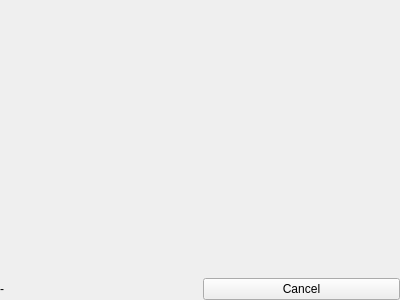
<?xml version="1.0" encoding="UTF-8"?>
<ui version="4.0">
 <class>CProgressHistoryGuiComp</class>
 <widget class="QWidget" name="CProgressHistoryGuiComp">
  <property name="geometry">
   <rect>
    <x>0</x>
    <y>0</y>
    <width>400</width>
    <height>300</height>
   </rect>
  </property>
  <property name="windowTitle">
   <string>Form</string>
  </property>
  <layout class="QVBoxLayout" name="verticalLayout">
   <property name="margin">
    <number>0</number>
   </property>
   <item>
    <widget class="QWidget" name="DiagramFrame" native="true">
     <property name="sizePolicy">
      <sizepolicy hsizetype="Preferred" vsizetype="MinimumExpanding">
       <horstretch>0</horstretch>
       <verstretch>0</verstretch>
      </sizepolicy>
     </property>
     <layout class="QVBoxLayout" name="verticalLayout_2">
      <property name="margin">
       <number>0</number>
      </property>
     </layout>
    </widget>
   </item>
   <item>
    <layout class="QHBoxLayout" name="horizontalLayout">
     <item>
      <widget class="QLabel" name="DescriptionLabel">
       <property name="text">
        <string>-</string>
       </property>
      </widget>
     </item>
     <item>
      <widget class="QPushButton" name="CancelButton">
       <property name="text">
        <string>Cancel</string>
       </property>
       <property name="checkable">
        <bool>true</bool>
       </property>
      </widget>
     </item>
    </layout>
   </item>
  </layout>
 </widget>
 <resources/>
 <connections/>
</ui>
